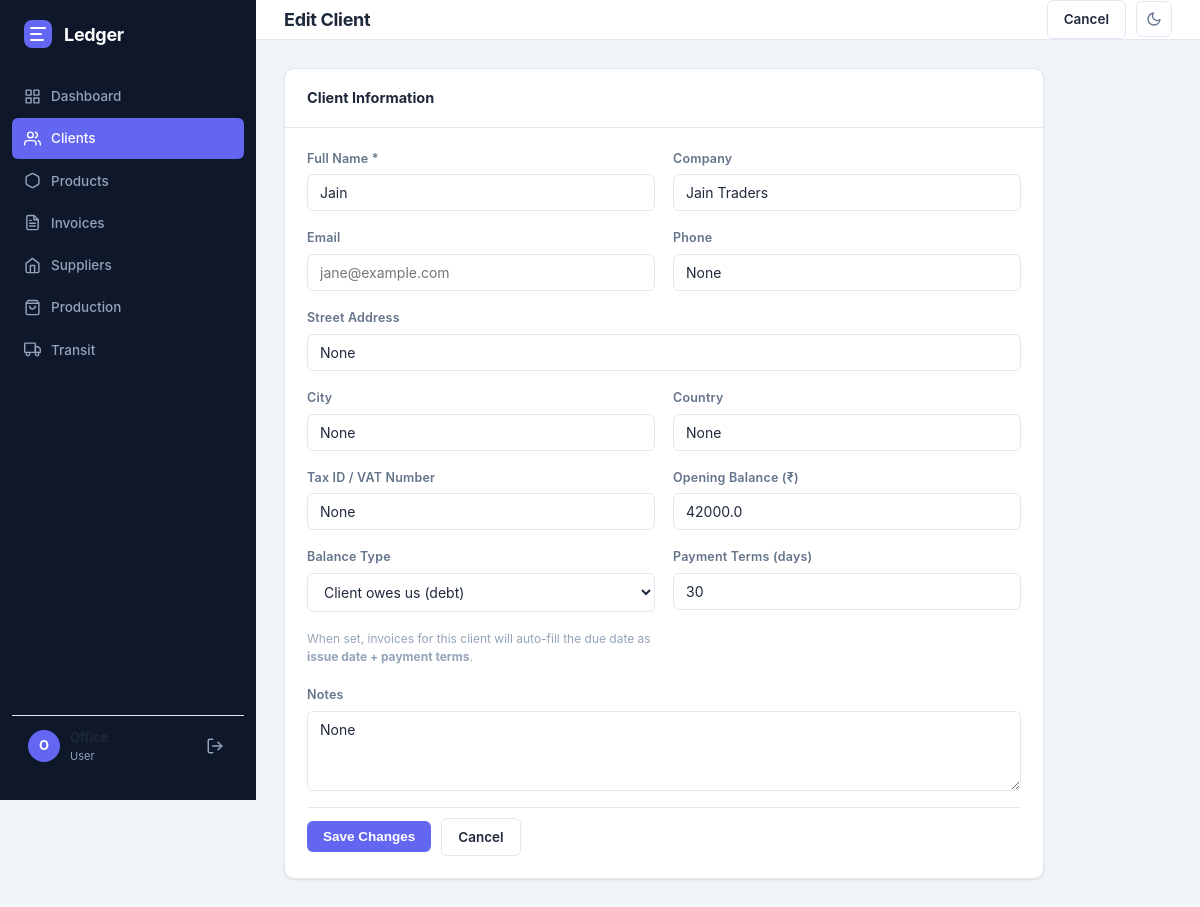
The page /clients/1/edit (signed in) on the database its author committed.
### tables this page shows
CREATE TABLE users (
            id            INTEGER PRIMARY KEY AUTOINCREMENT,
            name          TEXT NOT NULL,
            email         TEXT UNIQUE NOT NULL,
            password_hash TEXT NOT NULL,
            role          TEXT DEFAULT 'user',
            is_active     INTEGER DEFAULT 1,
            created_at    TIMESTAMP DEFAULT CURRENT_TIMESTAMP
        );

CREATE TABLE clients (
            id              INTEGER PRIMARY KEY AUTOINCREMENT,
            name            TEXT NOT NULL,
            company         TEXT,
            email           TEXT,
            phone           TEXT,
            address         TEXT,
            city            TEXT,
            country         TEXT,
            tax_id          TEXT,
            notes           TEXT,
            opening_balance REAL DEFAULT 0,
            created_at      TIMESTAMP DEFAULT CURRENT_TIMESTAMP,
            updated_at      TIMESTAMP DEFAULT CURRENT_TIMESTAMP
        , payment_terms INTEGER DEFAULT 0);

### app/routes/clients.py (the view, shortened to what this page needs)
@bp.route("/<int:client_id>/edit", methods=["GET", "POST"])
@login_required
@permission_required("clients", "edit")
def edit_client(client_id):
    client = client_service.get_client(client_id)
    if not client:
        flash("Client not found.", "error")
        return redirect(url_for("clients.list_clients"))
    return render_template("clients/form.html", client=dict(client), action="edit", client_id=client_id)

### app/database.py (called while the page is built)
def get_db(app=None):
    from flask import current_app
    _app = app or current_app
    if "db" not in g:
        g.db = sqlite3.connect(_app.config["DATABASE"])
        g.db.row_factory = sqlite3.Row
        g.db.execute("PRAGMA foreign_keys = ON")
    return g.db

### app/services/auth_service.py (called while the page is built)
def load_user(user_id):
    row = get_db().execute("SELECT * FROM users WHERE id=?", (user_id,)).fetchone()
    return User(row) if row else None

def permission_required(module, action):
    def decorator(f):
        @wraps(f)
        def wrapped(*args, **kwargs):
            if not current_user.is_authenticated:
                return redirect(url_for("auth.login"))
            if not current_user.has_permission(module, action):
                flash("You don't have permission to do that.", "error")
                abort(403)
            return f(*args, **kwargs)
        return wrapped
    return decorator

    @property
    def is_active(self):
        return self._is_active

    def is_god(self):
        return self.role == "god"

    def has_permission(self, module, action):
        if self.is_god():
            return True
        db = get_db()
        row = db.execute(
            "SELECT * FROM user_permissions WHERE user_id=? AND module=?",
            (self.id, module),
        ).fetchone()
        if not row:
            return False
        try:
            return bool(row[f"can_{action}"])
        except IndexError:
            return False

### app/services/client_service.py (called while the page is built)
def get_client(client_id):
    return get_db().execute(
        "SELECT * FROM clients WHERE id = ?", (client_id,)
    ).fetchone()

### app/templates/clients/form.html (shortened to what this page needs)
{% extends "base.html" %}
{% block page_title %}{{ 'Edit Client' if action == 'edit' else 'New Client' }}{% endblock %}
{% block topbar_actions %}
  <a href="{{ url_for('clients.list_clients') }}" class="btn btn-secondary">Cancel</a>
{% endblock %}
{% block content %}
<div class="card" style="max-width:760px">
  <div class="card-header">
    <span class="card-title">Client Information</span>
  </div>
  <div class="card-body">
    <form method="post" action="{{ url_for('clients.edit_client', client_id=client_id) if action == 'edit' else url_for('clients.new_client') }}">
      <div class="form-grid form-grid-2">
        <div class="form-group">
          <label for="name">Full Name *</label>
          <input type="text" id="name" name="name" value="{{ client.get('name','') }}" required placeholder="Jane Smith">
        </div>
        <div class="form-group">
          <label for="company">Company</label>
          <input type="text" id="company" name="company" value="{{ client.get('company','') }}" placeholder="Acme Corp">
        </div>
        <div class="form-group">
          <label for="email">Email</label>
          <input type="email" id="email" name="email" value="{{ client.get('email','') }}" placeholder="jane@example.com">
        </div>
        <div class="form-group">
          <label for="phone">Phone</label>
          <input type="tel" id="phone" name="phone" value="{{ client.get('phone','') }}" placeholder="+1 555 000 0000">
        </div>
        <div class="form-group span-2">
          <label for="address">Street Address</label>
          <input type="text" id="address" name="address" value="{{ client.get('address','') }}" placeholder="123 Main St">
        </div>
        <div class="form-group">
          <label for="city">City</label>
          <input type="text" id="city" name="city" value="{{ client.get('city','') }}" placeholder="New York">
        </div>
        <div class="form-group">
          <label for="country">Country</label>
          <input type="text" id="country" name="country" value="{{ client.get('country','') }}" placeholder="United States">
        </div>
        <div class="form-group">
          <label for="tax_id">Tax ID / VAT Number</label>
          <input type="text" id="tax_id" name="tax_id" value="{{ client.get('tax_id','') }}" placeholder="US-123456789">
        </div>
        <div class="form-group">
          <label for="opening_balance_amt">Opening Balance (₹)</label>
          <input type="number" id="opening_balance_amt" name="opening_balance_amt"
                 value="{{ client.get('opening_balance', 0)|abs }}"
                 step="0.01" min="0" placeholder="0.00">
        </div>
        <div class="form-group">
          <label for="opening_balance_type">Balance Type</label>
          <select id="opening_balance_type" name="opening_balance_type">
            <option value="debt" {{ 'selected' if (client.get('opening_balance') or 0) >= 0 }}>Client owes us (debt)</option>
          </select>
        </div>
        <div class="form-group">
          <label for="payment_terms">Payment Terms (days)</label>
          <input type="number" id="payment_terms" name="payment_terms"
                 value="{{ client.get('payment_terms', '') or '' }}"
                 min="0" step="1" placeholder="e.g. 30, 60, 90">
        </div>
        <div class="form-group" style="display:flex;align-items:flex-end;padding-bottom:2px">
          <p style="font-size:12px;color:var(--text-muted);line-height:1.5;margin:0">
            When set, invoices for this client will auto-fill the due date as
            <strong>issue date + payment terms</strong>.
          </p>
        </div>
        <div class="form-group span-2">
          <label for="notes">Notes</label>
          <textarea id="notes" name="notes" placeholder="Any relevant notes about this client…">{{ client.get('notes','') }}</textarea>
        </div>
      </div>
      <div class="form-actions mt-16">
        <button type="submit" class="btn btn-primary">{{ 'Save Changes' if action == 'edit' else 'Create Client' }}</button>
        <a href="{{ url_for('clients.list_clients') }}" class="btn btn-secondary">Cancel</a>
      </div>
    </form>
  </div>
</div>
{% endblock %}

### app/templates/base.html (shortened to what this page needs)
<!DOCTYPE html>
<html lang="en">
<head>
  <link rel="stylesheet" href="{{ url_for('static', filename='css/main.css') }}" />
</head>
<body>
<aside class="sidebar">
  <div class="sidebar-brand">
    <svg width="28" height="28" viewBox="0 0 28 28" fill="none">
      <rect width="28" height="28" rx="8" fill="#6366F1"/>
      <path d="M7 8h14M7 14h10M7 20h12" stroke="#fff" stroke-width="2" stroke-linecap="round"/>
    </svg>
    <span>Ledger</span>
  </div>
  <nav class="sidebar-nav">
    <a href="{{ url_for('dashboard.index') }}" class="nav-item {% if request.endpoint == 'dashboard.index' %}active{% endif %}">
      <svg viewBox="0 0 24 24" fill="none" stroke="currentColor" stroke-width="2" stroke-linecap="round" stroke-linejoin="round">
        <rect x="3" y="3" width="7" height="7"/><rect x="14" y="3" width="7" height="7"/>
        <rect x="14" y="14" width="7" height="7"/><rect x="3" y="14" width="7" height="7"/>
      </svg>
      Dashboard
    </a>
    {% if current_user.has_permission('clients', 'view') %}
    <a href="{{ url_for('clients.list_clients') }}" class="nav-item {% if 'clients' in request.endpoint %}active{% endif %}">
      <svg viewBox="0 0 24 24" fill="none" stroke="currentColor" stroke-width="2" stroke-linecap="round" stroke-linejoin="round">
        <path d="M17 21v-2a4 4 0 0 0-4-4H5a4 4 0 0 0-4 4v2"/>
        <circle cx="9" cy="7" r="4"/>
        <path d="M23 21v-2a4 4 0 0 0-3-3.87M16 3.13a4 4 0 0 1 0 7.75"/>
      </svg>
      Clients
    </a>
    {% endif %}
    {% if current_user.has_permission('products', 'view') %}
    <a href="{{ url_for('products.list_products') }}" class="nav-item {% if 'products' in request.endpoint %}active{% endif %}">
      <svg viewBox="0 0 24 24" fill="none" stroke="currentColor" stroke-width="2" stroke-linecap="round" stroke-linejoin="round">
        <path d="M21 16V8a2 2 0 0 0-1-1.73l-7-4a2 2 0 0 0-2 0l-7 4A2 2 0 0 0 3 8v8a2 2 0 0 0 1 1.73l7 4a2 2 0 0 0 2 0l7-4A2 2 0 0 0 21 16z"/>
      </svg>
      Products
    </a>
    {% endif %}
    {% if current_user.has_permission('invoices', 'view') %}
    <a href="{{ url_for('invoices.list_invoices') }}" class="nav-item {% if 'invoices' in request.endpoint %}active{% endif %}">
      Invoices
    </a>
    {% endif %}
    {% if current_user.has_permission('suppliers', 'view') %}
    <a href="{{ url_for('suppliers.list_suppliers') }}" class="nav-item {% if 'suppliers' in request.endpoint %}active{% endif %}">
      <svg viewBox="0 0 24 24" fill="none" stroke="currentColor" stroke-width="2" stroke-linecap="round" stroke-linejoin="round">
        <path d="M3 9l9-7 9 7v11a2 2 0 0 1-2 2H5a2 2 0 0 1-2-2z"/>
        <polyline points="9,22 9,12 15,12 15,22"/>
      </svg>
      Suppliers
    </a>
    {% endif %}
    {% if current_user.has_permission('production', 'view') %}
    <a href="{{ url_for('production.list_production') }}" class="nav-item {% if 'production' in request.endpoint %}active{% endif %}">
      <svg viewBox="0 0 24 24" fill="none" stroke="currentColor" stroke-width="2" stroke-linecap="round" stroke-linejoin="round">
        <path d="M6 2L3 6v14a2 2 0 0 0 2 2h14a2 2 0 0 0 2-2V6l-3-4z"/>
        <line x1="3" y1="6" x2="21" y2="6"/>
        <path d="M16 10a4 4 0 0 1-8 0"/>
      </svg>
      Production
    </a>
    {% endif %}
    {% if current_user.has_permission('transit', 'view') %}
    <a href="{{ url_for('transit.list_transit') }}" class="nav-item {% if 'transit' in request.endpoint %}active{% endif %}">
      <svg viewBox="0 0 24 24" fill="none" stroke="currentColor" stroke-width="2" stroke-linecap="round" stroke-linejoin="round">
        <rect x="1" y="3" width="15" height="13" rx="1"/>
        <path d="M16 8h4l3 3v5h-7V8z"/>
        <circle cx="5.5" cy="18.5" r="2.5"/>
        <circle cx="18.5" cy="18.5" r="2.5"/>
      </svg>
      Transit
    </a>
    {% endif %}
  </nav>
  <div style="padding:12px 16px;border-top:1px solid var(--border);margin-top:auto">
    <div style="display:flex;align-items:center;gap:10px">
      <div style="width:32px;height:32px;border-radius:50%;background:var(--accent);display:flex;align-items:center;justify-content:center;font-weight:700;font-size:13px;color:#fff;flex-shrink:0">
        {{ current_user.name[0].upper() if current_user.name else '?' }}
      </div>
      <div style="flex:1;min-width:0">
        <div style="font-size:13px;font-weight:600;white-space:nowrap;overflow:hidden;text-overflow:ellipsis">{{ current_user.name }}</div>
        <div style="font-size:11px;color:var(--text-muted)">{% if current_user.is_god() %}⚡ God{% else %}User{% endif %}</div>
      </div>
      <form method="post" action="{{ url_for('auth.logout') }}" style="flex-shrink:0">
        <button type="submit" title="Sign out" style="background:none;border:none;cursor:pointer;color:var(--text-muted);padding:4px;display:flex;align-items:center" onmouseover="this.style.color='var(--danger)'" onmouseout="this.style.color='var(--text-muted)'">
          <svg viewBox="0 0 24 24" fill="none" stroke="currentColor" stroke-width="2" stroke-linecap="round" stroke-linejoin="round" width="18" height="18">
            <path d="M9 21H5a2 2 0 0 1-2-2V5a2 2 0 0 1 2-2h4"/>
            <polyline points="16,17 21,12 16,7"/>
            <line x1="21" y1="12" x2="9" y2="12"/>
          </svg>
        </button>
      </form>
    </div>
  </div>
</aside>
<main class="main">
  <header class="topbar">
    <h1 class="page-title">{% block page_title %}{% endblock %}</h1>
    <div class="topbar-actions">
      {% block topbar_actions %}{% endblock %}
      <button class="dark-toggle" onclick="toggleDark()" title="Toggle dark mode" aria-label="Toggle dark mode">
        <svg class="icon-moon" viewBox="0 0 24 24" fill="none" stroke="currentColor" stroke-width="2" stroke-linecap="round" stroke-linejoin="round">
          <path d="M21 12.79A9 9 0 1 1 11.21 3 7 7 0 0 0 21 12.79z"/>
        </svg>
      </button>
    </div>
  </header>
  <div class="content">
    {% block content %}{% endblock %}
  </div>
</main>
</body>
</html>

### rows shown on the page
users: name "O"
clients: name "Jain", company "Jain Traders", phone "None", address "None", city "None", country "None", tax_id "None", opening_balance_amt "42000.0", notes "None"

### other values the page prints
{{ 'Edit Client' if action == 'edit' else 'New Client' }} "Edit Client"
{{ 'Save Changes' if action == 'edit' else 'Create Client' }} "Save Changes"
